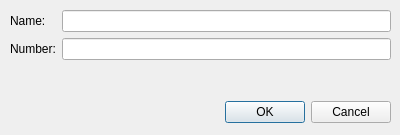
<?xml version="1.0" encoding="UTF-8"?>
<ui version="4.0">
 <class>EditDialog</class>
 <widget class="QDialog" name="EditDialog">
  <property name="geometry">
   <rect>
    <x>0</x>
    <y>0</y>
    <width>400</width>
    <height>135</height>
   </rect>
  </property>
  <property name="windowTitle">
   <string>Dialog</string>
  </property>
  <widget class="QWidget" name="">
   <property name="geometry">
    <rect>
     <x>10</x>
     <y>10</y>
     <width>381</width>
     <height>113</height>
    </rect>
   </property>
   <layout class="QGridLayout" name="gridLayout_2">
    <item row="0" column="0">
     <layout class="QGridLayout" name="gridLayout">
      <item row="0" column="0">
       <widget class="QLabel" name="label">
        <property name="text">
         <string>Name:</string>
        </property>
       </widget>
      </item>
      <item row="0" column="1">
       <widget class="QLineEdit" name="nameEdit"/>
      </item>
      <item row="1" column="0">
       <widget class="QLabel" name="label_2">
        <property name="text">
         <string>Number:</string>
        </property>
       </widget>
      </item>
      <item row="1" column="1">
       <widget class="QLineEdit" name="numberEdit"/>
      </item>
     </layout>
    </item>
    <item row="1" column="0">
     <spacer name="verticalSpacer">
      <property name="orientation">
       <enum>Qt::Vertical</enum>
      </property>
      <property name="sizeHint" stdset="0">
       <size>
        <width>20</width>
        <height>18</height>
       </size>
      </property>
     </spacer>
    </item>
    <item row="2" column="0">
     <widget class="QDialogButtonBox" name="buttonBox">
      <property name="orientation">
       <enum>Qt::Horizontal</enum>
      </property>
      <property name="standardButtons">
       <set>QDialogButtonBox::Cancel|QDialogButtonBox::Ok</set>
      </property>
     </widget>
    </item>
   </layout>
  </widget>
 </widget>
 <tabstops>
  <tabstop>nameEdit</tabstop>
  <tabstop>numberEdit</tabstop>
 </tabstops>
 <resources/>
 <connections>
  <connection>
   <sender>buttonBox</sender>
   <signal>accepted()</signal>
   <receiver>EditDialog</receiver>
   <slot>accept()</slot>
   <hints>
    <hint type="sourcelabel">
     <x>229</x>
     <y>108</y>
    </hint>
    <hint type="destinationlabel">
     <x>157</x>
     <y>134</y>
    </hint>
   </hints>
  </connection>
  <connection>
   <sender>buttonBox</sender>
   <signal>rejected()</signal>
   <receiver>EditDialog</receiver>
   <slot>reject()</slot>
   <hints>
    <hint type="sourcelabel">
     <x>297</x>
     <y>114</y>
    </hint>
    <hint type="destinationlabel">
     <x>286</x>
     <y>134</y>
    </hint>
   </hints>
  </connection>
 </connections>
</ui>
